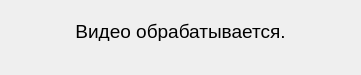
<?xml version="1.0" encoding="UTF-8"?>
<ui version="4.0">
 <class>Dialog</class>
 <widget class="QDialog" name="Dialog">
  <property name="geometry">
   <rect>
    <x>0</x>
    <y>0</y>
    <width>361</width>
    <height>75</height>
   </rect>
  </property>
  <property name="minimumSize">
   <size>
    <width>361</width>
    <height>75</height>
   </size>
  </property>
  <property name="maximumSize">
   <size>
    <width>361</width>
    <height>75</height>
   </size>
  </property>
  <property name="windowTitle">
   <string>Dialog</string>
  </property>
  <widget class="QLabel" name="label">
   <property name="geometry">
    <rect>
     <x>30</x>
     <y>20</y>
     <width>301</width>
     <height>21</height>
    </rect>
   </property>
   <property name="text">
    <string>&lt;html&gt;&lt;head/&gt;&lt;body&gt;&lt;p align=&quot;center&quot;&gt;&lt;span style=&quot; font-size:14pt;&quot;&gt;Видео обрабатывается.&lt;/span&gt;&lt;/p&gt;&lt;/body&gt;&lt;/html&gt;</string>
   </property>
  </widget>
 </widget>
 <resources/>
 <connections/>
</ui>
